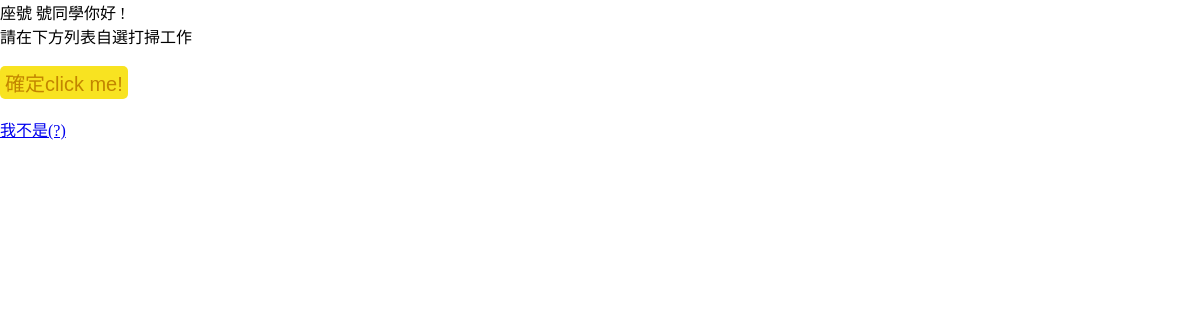
The app's page /vote.php, older data.
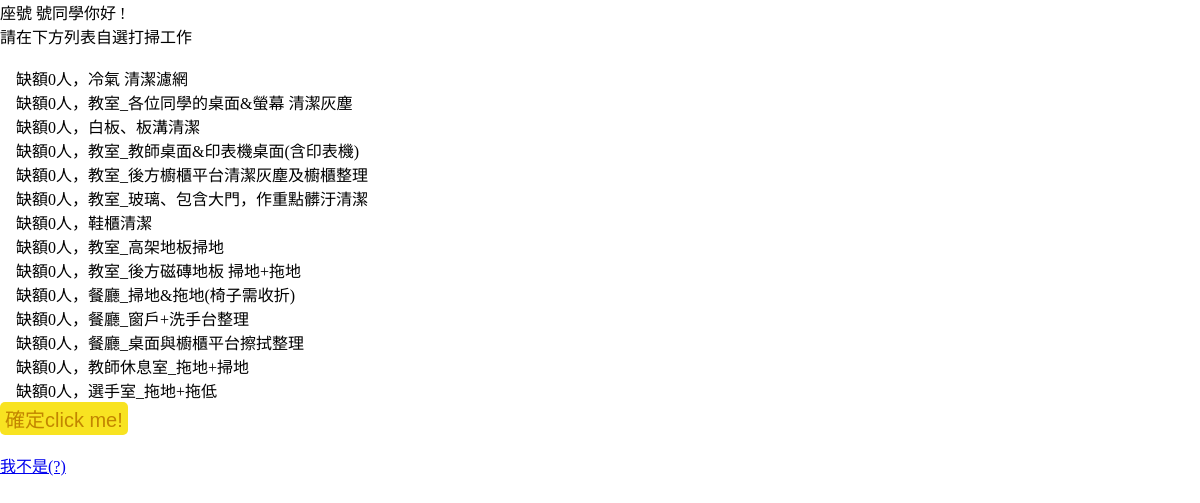
The same page, newer data.
### tables this page shows
CREATE TABLE `options` (
  `id` int(10) UNSIGNED NOT NULL,
  `description` text NOT NULL,
  `total` int(1) UNSIGNED NOT NULL,
  `def` int(1) UNSIGNED NOT NULL,
  `subject_id` int(10) UNSIGNED NOT NULL
);

### vote.php (the view, shortened to what this page needs)
<link rel="stylesheet" href="./css/style.css">
<?php
include_once "./db.php";
$selection = $_GET['selection'];
$name = $pdo->query("SELECT `name` FROM `members` WHERE `seat_id`='$selection'")->fetchColumn();
echo "座號 " . $selection ." 號同學你好&nbsp!" ;
echo "<br>請在下方列表自選打掃工作<br><br>";
$options = $pdo->query("select * from `options` where `subject_id`='0'")->fetchAll(PDO::FETCH_ASSOC);
?>
<form action="./api/vote.php" method="post">
    <ul>
        <?php
        foreach ($options as $idx => $opt) {
            echo "<li>";
            echo "<span>缺額{$opt['total']}人，</span>";
            echo "<span>{$opt['description']}</span>";
            echo "</li>";
        }
        ?>
    </ul>
    <div>
        <input type="submit" value="確定click me!" class="await">
    </div>
    <br>
    <a href="/">我不是<?=$name . '(?)'; ?></a>
</form>

### css/style.css (style rules this page uses)
* { box-sizing: border-box; margin:0; padding:0; }
.await { padding:2px 5px; border-radius:5px; background:rgb(248, 227, 33); color:rgb(194, 133, 1); border:0; font-size:20px; }

Row changes from the older to the newer data that the page shows:
added options: total "0", description "冷氣 清潔濾網"
added options: total "0", description "教室_各位同學的桌面&螢幕 清潔灰塵"
added options: total "0", description "白板、板溝清潔"
added options: total "0", description "教室_教師桌面&印表機桌面(含印表機)"
added options: total "0", description "教室_後方櫥櫃平台清潔灰塵及櫥櫃整理"
added options: total "0", description "教室_玻璃、包含大門，作重點髒汙清潔"
added options: total "0", description "鞋櫃清潔"
added options: total "0", description "教室_高架地板掃地"
added options: total "0", description "教室_後方磁磚地板 掃地+拖地"
added options: total "0", description "餐廳_掃地&拖地(椅子需收折)"
added options: total "0", description "餐廳_窗戶+洗手台整理"
added options: total "0", description "餐廳_桌面與櫥櫃平台擦拭整理"
added options: total "0", description "教師休息室_拖地+掃地"
added options: total "0", description "選手室_拖地+拖低"
